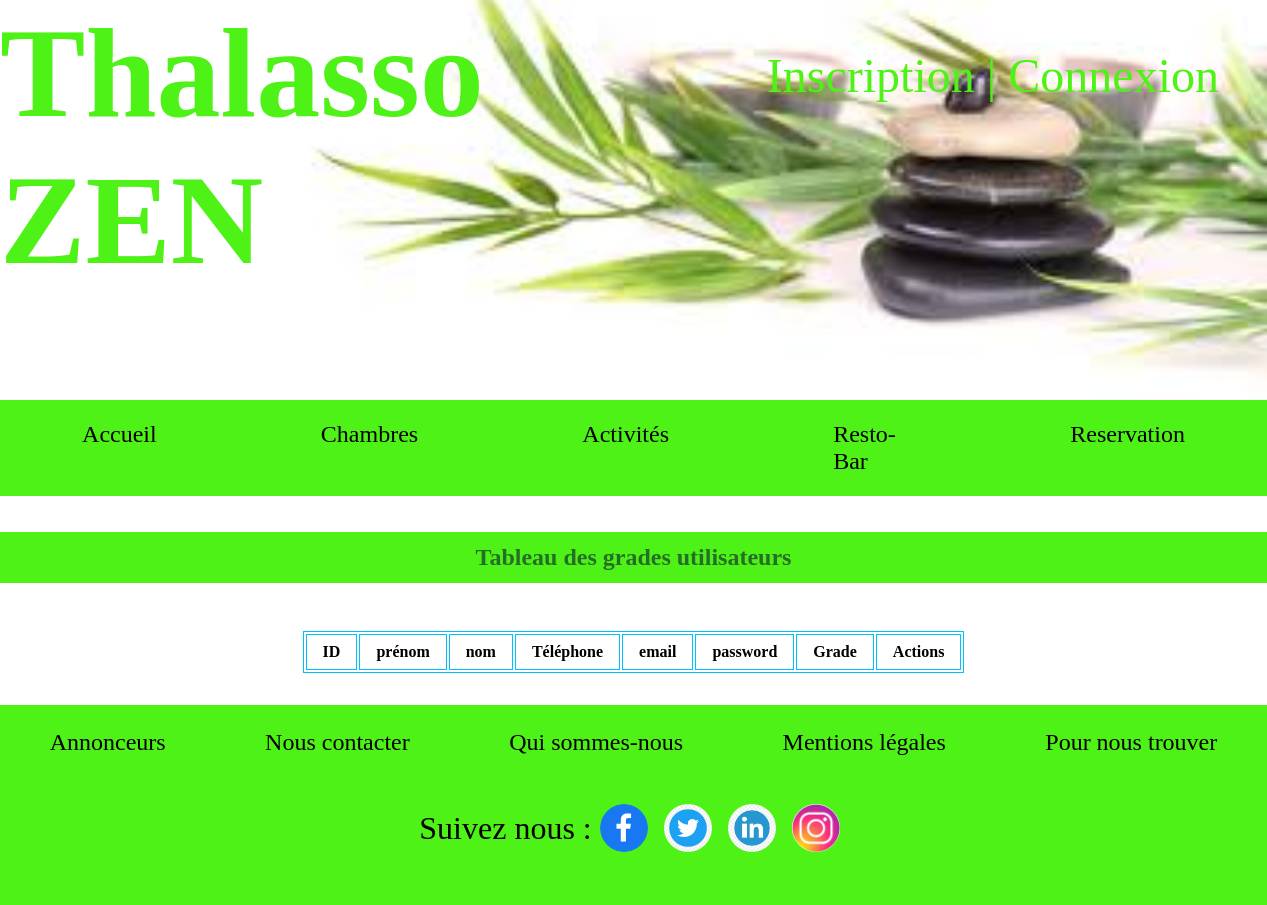
The app's page /data/dataGrad.php, older data.
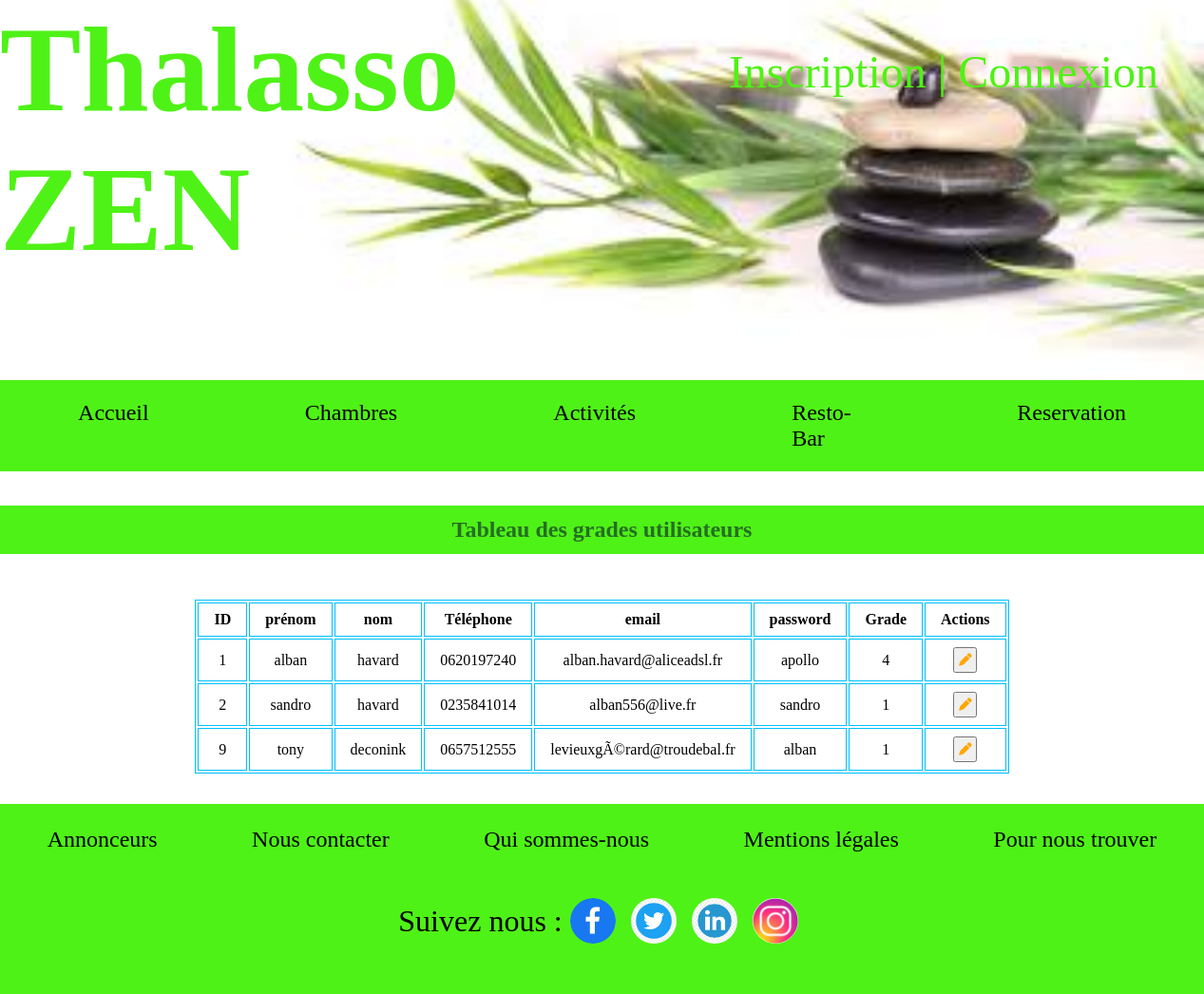
The same page, newer data.
### tables this page shows
CREATE TABLE `users` (
  `user_id` int(11) NOT NULL,
  `firstname` varchar(255) NOT NULL,
  `name` varchar(255) NOT NULL,
  `phonenumber` varchar(10) NOT NULL,
  `email` varchar(255) NOT NULL,
  `password` varchar(60) NOT NULL,
  `grad_id` int(11) NOT NULL
);

### data/dataGrad.php (the view, shortened to what this page needs)
<?php include('../header.php'); ?>
<section>
    <table class="container">
        <?php $sql = "SELECT * FROM users";
            $listUsers = $instance->query($sql)->fetchAll();
            ?>
            <h2>Tableau des grades utilisateurs</h2>
            <thead>
                <tr>
                    <th>ID</th>
                    <th>prénom</th>
                    <th>nom</th>
                    <th>Téléphone</th>
                    <th>email</th>
                    <th>password</th>
                    <th>Grade</th>
                    <th>Actions</th>
                </tr>
            </thead>
            <tbody>
                <?php for ($i=0; $i<count($listUsers); $i++) { ?>
                    <tr>
                        <td><?php echo $listUsers[$i]['user_id'];?></td>
                        <td><?php echo $listUsers[$i]['firstname'];?></td>
                        <td><?php echo $listUsers[$i]['name'];?></td>
                        <td><?php echo $listUsers[$i]['phonenumber'];?></td>
                        <td><?php echo $listUsers[$i]['email'];?></td>
                        <td><?php echo $listUsers[$i]['password'];?></td>
                        <td><?php echo $listUsers[$i]['grad_id'];?></td>
                        <td class="action">
                            <form action="http://localhost/Thalasso-Zen/adminUpdate/updateGrad.php" method="post">
                                <button class="tableBtn" type="submit"><i class="fa-solid fa-pen"></i></button>
                            </form>
                        </td>
                    </tr>
            </tbody>
                <?php } ?>
        </table>
    </section>
    <?php include('../footer.php') ?>

### header.php (shortened to what this page needs)
<!DOCTYPE html>
<html lang="en">
<head>
    <link rel="stylesheet" href="https://cdnjs.cloudflare.com/ajax/libs/font-awesome/6.1.1/css/all.min.css" />
    <link rel="stylesheet" href="http://localhost/Thalasso-Zen/assets/css/style.css">
    <link rel="stylesheet" href="http://localhost/Thalasso-Zen/assets/css/table.css">
    <link rel="stylesheet" href="http://localhost/Thalasso-Zen/assets/css/accueil.css">
</head>
<body>
    <header>
        <div id="headerImg"></div>
        <div id="logo">
        <h1>Thalasso<br>
            <span>ZEN</span></h1>
        </div>
        <div id="login">
			<?php if (!empty($_SESSION)) {  ?>
            <div>
                <span class="session">Bonjour, <?php echo $_SESSION ['user']['userName']; ?></span><br>
                <a class="logout" href="../common/logout.php"><i class="fa fa-power-off" aria-hidden="true"></i> Déconnexion</a>
            </div>
            <?php } else { ?>
            <div><a href="#formSignup">Inscription</a> | <a href="#formLogin">Connexion</a></div>
            <?php } ?>
        </div>
    </header>
    <nav id="public">
        <ul>
            <li><a href="http://localhost/Thalasso-Zen/page accueil/accueil.php">Accueil</a></li>
            <li><a href="http://localhost/Thalasso-Zen/page chambre/chambre.php">Chambres</a></li>
            <li><a href="http://localhost/Thalasso-Zen/page activite/activite.php">Activités</a></li>
            <li><a href="http://localhost/Thalasso-Zen/page resto-bar/resto-bar.php">Resto-Bar</a></li>
            <li><a href="http://localhost/Thalasso-Zen/page reservation/reservation.php">Reservation</a></li>
        </ul>
    </nav>

### footer.php (shortened to what this page needs)
<footer>
        <ul class="hidden">
            <a id="advertiser" class="link" href="#advertiserWrap"><li>Annonceurs</li></a>
            <a id="contact" class="link" href="#contactWrap"><li>Nous contacter</li></a>
            <a id="who" class="link" href="#whoWrap"><li>Qui sommes-nous</li></a>
            <a id="cgv" class="link" href="#cgvWrap"><li>Mentions légales</li></a>
            <a id="find-us" class="link" href="#find-usWrap"><li>Pour nous trouver</li></a>
        </ul>
        <div class="social"><p>Suivez nous : </p>
            <a href="https://www.facebook.com">
                <div class="iconImg">
                    <img src="http://localhost/Thalasso-Zen/assets/pictures/icon/Facebook_icon.png" alt="facebook icon">
                </div>
            </a>
            <a href="https://twitter.com/">
                <div class="iconImg">
                    <img src="http://localhost/Thalasso-Zen/assets/pictures/icon/tweeter_icon.png" alt="tweeter icon">
                </div>
            </a>
            <a href="https://www.linkedin.com/instagram">
                <div class="iconImg">
                    <img src="http://localhost/Thalasso-Zen/assets/pictures/icon/linkedin_icon.png" alt="linkedin icon">
                </div>
            </a>
            <a href="https://www.instagram.com">
                <div class="iconImg">
                    <img src="http://localhost/Thalasso-Zen/assets/pictures/icon/logo-instagram.jpg" alt="instagram icon">
                </div>
            </a>
        </div>
    </footer>
</body>
</html>

### assets/css/style.css (style rules this page uses)
*, *::before, *::after { margin: 0; padding: 0; box-sizing: border-box; }
a { text-decoration: none; color: black; }
ul { list-style-type: none; }
#headerImg { background-image: url(../pictures/header/images6.jpg); height: 30vh; background-position: center; background-repeat: no-repeat; background-size: cover; position: relative; }
#logo { position: absolute; top: 0; color: #4FF216; }
h1 span { text-align: center; }
#login { position: absolute; top: 0; right: 0; padding: 1em; color: #4FF216; }
#login a { color: #4FF216; }
#public { height: 3em; background: #4FF216; display: flex; align-items: center; justify-content: space-around; }
#public ul { display: flex; }
#public li { padding: 0.95em 0.2em; }
h2 { text-align: center; color: rgb(37, 110, 37); background: #4FF216; padding: 0.3em; }
footer { background: #4FF216; height: 40vh; font-size: 1em; display: flex; justify-content: space-around; text-align: center; }
footer li { padding: 1em; }
footer .iconImg { width: 3em;height: 3em; margin: 0.5em; }
footer img { width: 100%; border-radius: 50%; }
.social { padding: 1em; align-items: center; }
@media screen and (min-width:576px) { #headerImg { height: 50vh; } }
@media screen and (min-width:576px) { #logo { font-size: 4em; } }
@media screen and (min-width:576px) { #login { font-size: 3em; } }
@media screen and (min-width:576px) { #public { height: 4em; font-size: 1.5em; } }
@media screen and (min-width:576px) { #public li { margin: 0 2em; padding: 1.42em } }
@media screen and (min-width:576px) { footer { height: 25vh; display: block; } }
@media screen and (min-width:576px) { footer ul { display: flex; justify-content: space-around; } }
@media screen and (min-width:576px) { footer li { font-size: 1.5em; } }
@media screen and (min-width:576px) { .social { display: flex; justify-content: center; } }
@media screen and (min-width:576px) { .social p { font-size: 2em; } }
@media screen and (min-width:576px) { .iconImg { width: 5em;height: 5em; margin: 1em; } }
@media screen and (min-width:576px) { h2 { margin-top: 1.5em; margin-bottom: 2em; padding: 0.5em; } }

### assets/css/table.css (style rules this page uses)
table { margin: 2em auto; border: solid 1px deepskyblue; }
th, td { padding: 0.5em 1em; border: solid 1px deepskyblue; text-align: center; }
.action { display: flex; }
.tableBtn { padding: 0.3em; }
.fa-pen { color: orange; }

### display/contacts.php (style rules this page uses)
form { margin: 0 auto; width: 80%; }
@media screen and (min-width:576px) { form { width: 50%; } }

Row changes from the older to the newer data that the page shows:
added users: user_id "1", firstname "alban", name "havard", phonenumber "0620197240", email "alban.havard@aliceadsl.fr", password "apollo", grad "4"
added users: user_id "2", firstname "sandro", name "havard", phonenumber "0235841014", email "alban556@live.fr", password "sandro", grad "1"
added users: user_id "9", firstname "tony", name "deconink", phonenumber "0657512555", email "levieuxgÃ©rard@troudebal.fr", password "alban", grad "1"
